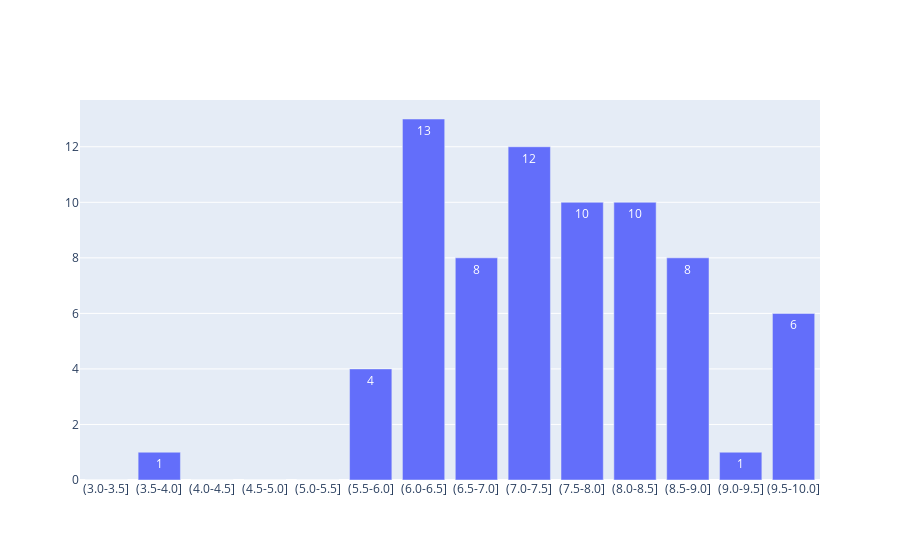

The notebook cell saved with this chart:
### Code cell
import plotly.graph_objects as go
fig = go.Figure(data=[go.Bar(x=val[6:], y=freq[6:], text=freq[6:], textposition='auto')])
fig.update_layout(
    xaxis = dict(
        tickmode = 'array',
        tickvals = val[6:],
        ticktext =[
 '(3.0-3.5]', '(3.5-4.0]', 
 '(4.0-4.5]', '(4.5-5.0]',
 '(5.0-5.5]', '(5.5-6.0]',
 '(6.0-6.5]', '(6.5-7.0]',
 '(7.0-7.5]', '(7.5-8.0]',
 '(8.0-8.5]', '(8.5-9.0]',
 '(9.0-9.5]', '(9.5-10.0]']
    )
)
fig.show()

### Figure 1 — Plotly figure (JSON) as saved in the notebook; plotly's stock layout.template omitted (floating-point values rounded to 4 significant figures)
{"data": [{"text": ["0", "1", "0", "0", "0", "4", "13", "8", "12", "10", "10", "8", "1", "6"], "textposition": "auto", "type": "bar", "x": [3, 3.5, 4, 4.5, 5, 5.5, 6, 6.5, 7, 7.5, 8, 8.5, 9, 9.5, 10], "y": [0, 1, 0, 0, 0, 4, 13, 8, 12, 10, 10, 8, 1, 6]}], "layout": {"xaxis": {"tickmode": "array", "ticktext": ["(3.0-3.5]", "(3.5-4.0]", "(4.0-4.5]", "(4.5-5.0]", "(5.0-5.5]", "(5.5-6.0]", "(6.0-6.5]", "(6.5-7.0]", "(7.0-7.5]", "(7.5-8.0]", "(8.0-8.5]", "(8.5-9.0]", "(9.0-9.5]", "(9.5-10.0]"], "tickvals": [3, 3.5, 4, 4.5, 5, 5.5, 6, 6.5, 7, 7.5, 8, 8.5, 9, 9.5, 10]}}}
